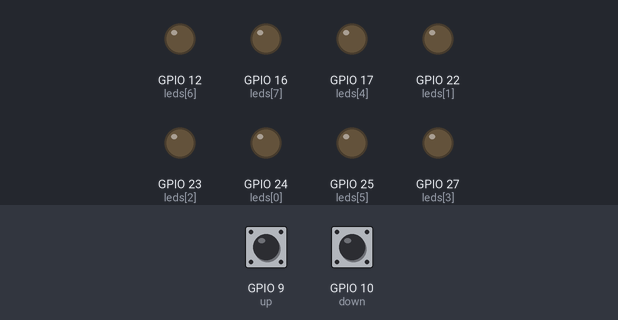
A program run on a simulated Raspberry Pi (BCM pin numbers). Parts: output pins drawn as LEDs (lit = HIGH). Dashed ring = blinking. The inputs (shaded band) are chosen by the test bench; at power-on: GPIO 9 (up) LOW, GPIO 10 (down) LOW.

Above: at 1.2 s.
1.3 s: GPIO 9 (up) pulled HIGH for 1 s
At 3.4 s:
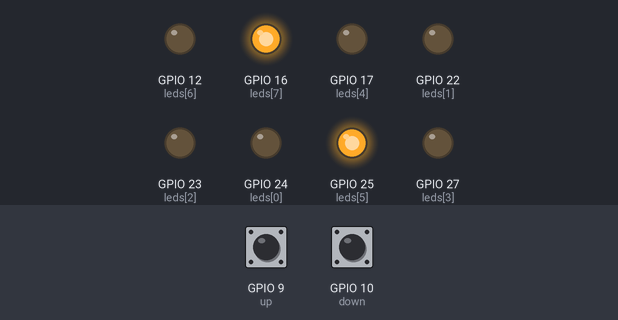
3.8 s: GPIO 9 (up) pulled HIGH for 0.25 s
At 4.7 s:
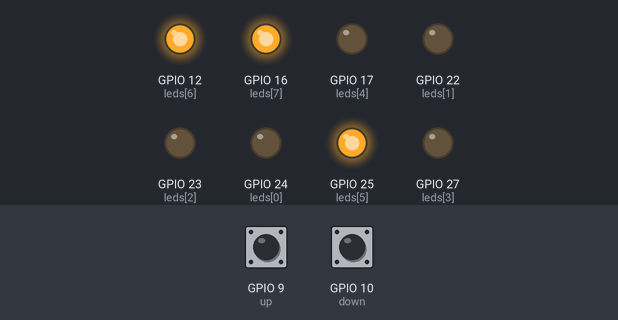
5.5 s: GPIO 9 (up) pulled HIGH for 0.25 s
At 6.0 s:
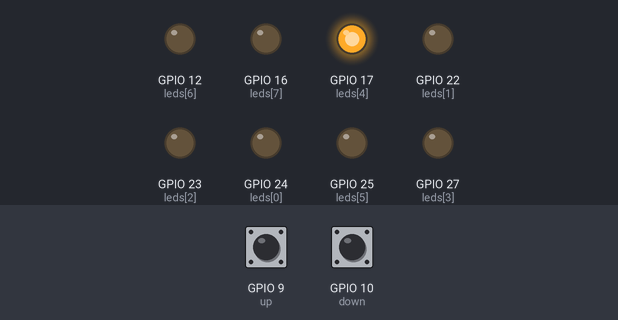
7.2 s: GPIO 9 (up) pulled HIGH for 3.2 s
At 10.7 s:
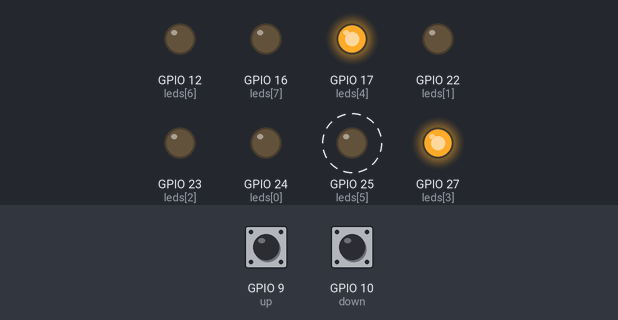
11.9 s: GPIO 9 (up) pulled HIGH for 0.25 s
At 13.2 s:
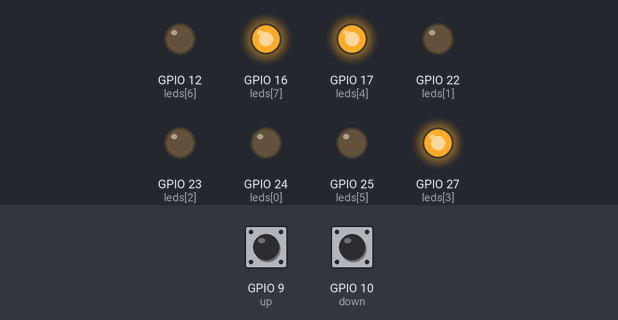
13.6 s: GPIO 9 (up) pulled HIGH for 1 s
At 15.2 s:
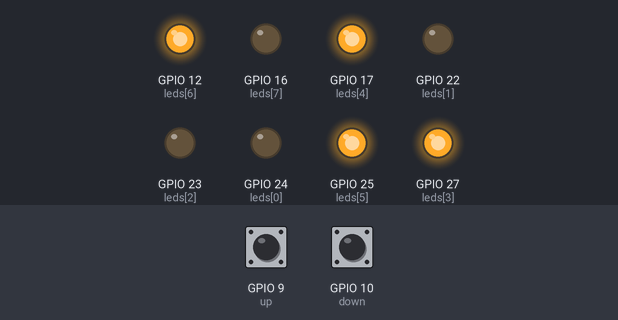
Timing chart, 0 to 16.7 s (numbered marks = the images above; inputs shaded):
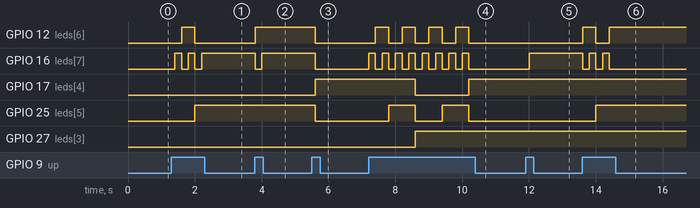

The program:

8-bit_counter.py
```python
import RPi.GPIO as GPIO
import time

GPIO.setmode(GPIO.BCM)
GPIO.setwarnings(False)

leds = [24, 22, 23, 27, 17, 25, 12, 16]

GPIO.setup(leds, GPIO.OUT)
GPIO.output(leds, 0)
light_time = 0.2
num = 0

def dec2bin(value):
    return [int(element) for element in bin(value)[2:].zfill(8)]

up = 9
down = 10

GPIO.setup(up, GPIO.IN)
GPIO.setup(down, GPIO.IN)


while True:
    if GPIO.input(up):
        num = num + 1
    elif GPIO.input(down):
        num = num - 1

    dec = dec2bin(num)
    for i in range(8):
        if dec[i]:
            GPIO.output(leds[i], 1)
        else:
            GPIO.output(leds[i], 0)

    time.sleep(light_time)
```

Measured:
- after the input at 1.3 s, GPIO 12 (leds[6]): LOW → HIGH after 0.30 s, → LOW 0.40 s later; GPIO 16 (leds[7]): alternates HIGH for 0.20 s and LOW for 0.20 s, 5 changes in all, then stays HIGH, starting after 0.10 s; GPIO 25 (leds[5]): LOW → HIGH after 0.70 s
- after the input at 3.8 s, GPIO 12 (leds[6]): LOW → HIGH at once; GPIO 16 (leds[7]): HIGH → LOW at once, → HIGH 0.20 s later
- after the input at 5.5 s, GPIO 12 (leds[6]), GPIO 16 (leds[7]), GPIO 25 (leds[5]): HIGH → LOW after 0.10 s; GPIO 17 (leds[4]): LOW → HIGH after 0.10 s
- after the input at 7.2 s, GPIO 12 (leds[6]): alternates HIGH for 0.40 s and LOW for 0.40 s, 8 changes in all, then stays LOW, starting after 0.20 s; GPIO 16 (leds[7]): alternates HIGH for 0.20 s and LOW for 0.20 s, 16 changes in all, then stays LOW, starting at once
- after the input at 11.9 s, GPIO 16 (leds[7]): LOW → HIGH after 0.10 s
- after the input at 13.6 s, GPIO 12 (leds[6]): LOW → HIGH at once, → LOW 0.40 s later, → HIGH 0.40 s later; GPIO 16 (leds[7]): alternates HIGH for 0.20 s and LOW for 0.20 s, 5 changes in all, then stays LOW, starting at once; GPIO 25 (leds[5]): LOW → HIGH after 0.40 s
